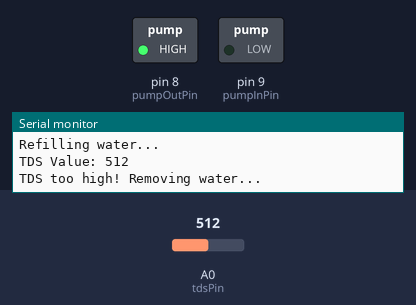
A sketch run on a simulated Arduino Uno, built with avr-gcc and run on an emulated ATmega328P. Parts: switched loads named in the sketch (green lamp = pin HIGH), the last lines printed to the serial monitor. The inputs (shaded band) are chosen by the test bench; at power-on: A0 (tdsPin) = 512.

Above: at 13.8 s.
13.9 s: A0 (tdsPin) set to 493
At 18.5 s:
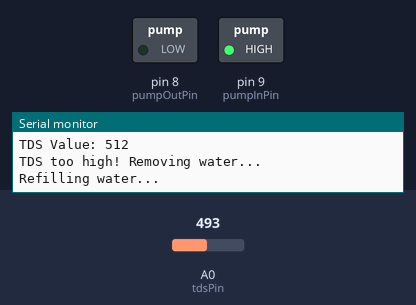
27.9 s: A0 (tdsPin) set to 314
37.6 s: A0 (tdsPin) set to 290
At 43.9 s:
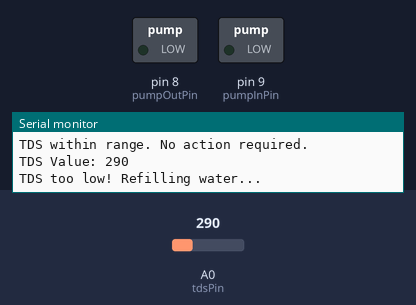
51.6 s: A0 (tdsPin) set to 306
At 52.7 s:
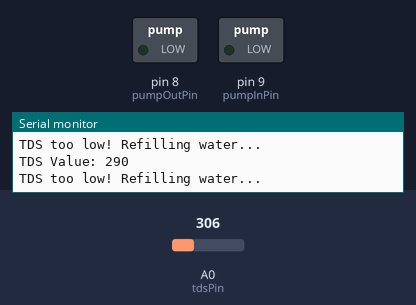
61.3 s: A0 (tdsPin) set to 122
At 63.4 s:
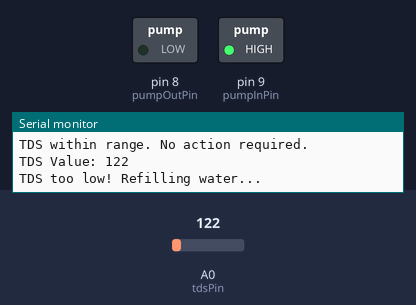
Timing chart, 0 to 76.3 s (numbered marks = the images above; inputs shaded):
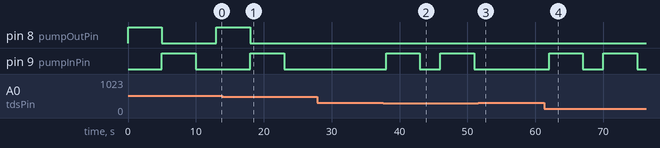

Measured:
- the behaviour switches between 501 and 500 on A0 (tdsPin) (found by bisection; images 0 and 1)
- the behaviour switches between 300 and 299 on A0 (tdsPin) (found by bisection; images 1 and 2)
- after the input at 13.9 s, pin 8 (pumpOutPin): goes on until 18.0 s, then stays LOW
- after the input at 37.6 s, pin 9 (pumpInPin): alternates HIGH for 5.0 s and LOW for 3.0 s, starting after 0.41 s
- after the input at 51.6 s, pin 9 (pumpInPin): stays LOW (without the input it goes to HIGH after 2.4 s)
- after the input at 61.3 s, pin 9 (pumpInPin): alternates HIGH for 5.0 s and LOW for 3.0 s, starting after 0.72 s

The sketch:

sketch_jul10b.ino
```cpp
const int tdsPin = A0;          // Pin connected to the TDS sensor
const int pumpOutPin = 8;       // Pin connected to the removal pump relay
const int pumpInPin = 9;        // Pin connected to the refill pump relay

const int minTDS = 300;         // Minimum TDS value for the desired range
const int maxTDS = 500;         // Maximum TDS value for the desired range

void setup() {
  pinMode(pumpOutPin, OUTPUT);
  pinMode(pumpInPin, OUTPUT);
  digitalWrite(pumpOutPin, LOW); // Make sure the pumps are off initially
  digitalWrite(pumpInPin, LOW);
  Serial.begin(9600);
}

void loop() {
  int tdsValue = analogRead(tdsPin);  // Read the TDS sensor value

  Serial.print("TDS Value: ");
  Serial.println(tdsValue);

  if (tdsValue > maxTDS) {
    Serial.println("TDS too high! Removing water...");
    digitalWrite(pumpOutPin, HIGH);   // Turn on the removal pump
    delay(5000);                      // Run the pump for 5 seconds (adjust as needed)
    digitalWrite(pumpOutPin, LOW);    // Turn off the removal pump

    Serial.println("Refilling water...");
    digitalWrite(pumpInPin, HIGH);    // Turn on the refill pump
    delay(5000);                      // Run the pump for 5 seconds (adjust as needed)
    digitalWrite(pumpInPin, LOW);     // Turn off the refill pump

    delay(2000);                      // Wait for 2 seconds before rechecking (adjust as needed)
  } else if (tdsValue < minTDS) {
    Serial.println("TDS too low! Refilling water...");
    digitalWrite(pumpInPin, HIGH);    // Turn on the refill pump
    delay(5000);                      // Run the pump for 5 seconds (adjust as needed)
    digitalWrite(pumpInPin, LOW);     // Turn off the refill pump

    delay(2000);                      // Wait for 2 seconds before rechecking (adjust as needed)
  } else {
    Serial.println("TDS within range. No action required.");
  }

  delay(1000);  // Delay between checks (adjust as needed)
}
```
